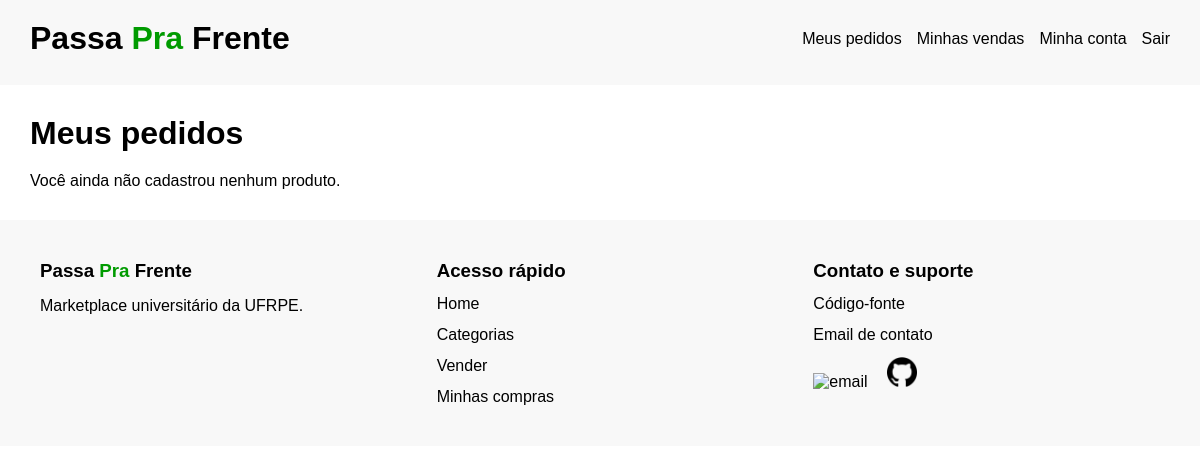
Before: /pedidos/meus/ (signed in) with the older database file.
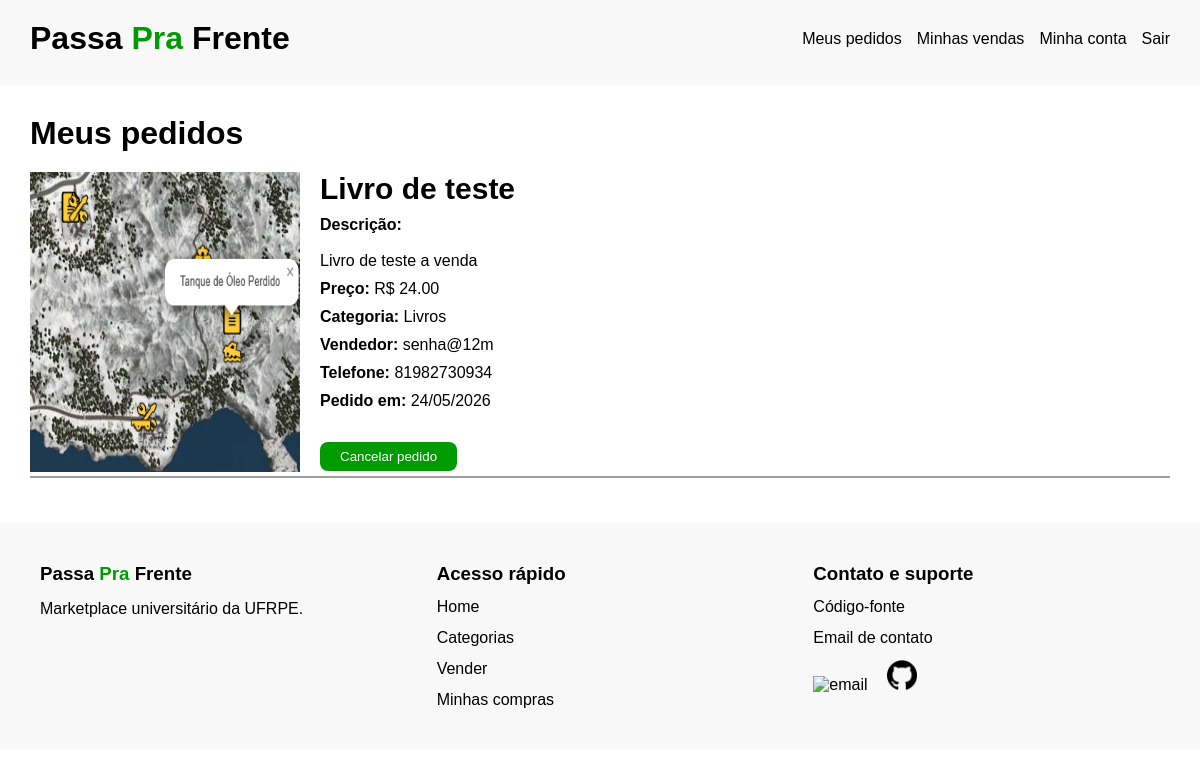
After: the same page with the newer database file.
### pedidos/models.py (models this page shows, shortened)
class Pedido(models.Model):
    produto = models.ForeignKey(Produto, on_delete=models.CASCADE)
    comprador = models.ForeignKey(
        settings.AUTH_USER_MODEL,
        on_delete=models.CASCADE,
        related_name='pedidos'
    )
    criado_em = models.DateTimeField(auto_now_add=True)
    class Meta:
        unique_together = ('produto', 'comprador')

### produtos/models.py (models this page shows, shortened)
class Produto(models.Model):
    nome = models.CharField(max_length=200)
    descricao = models.TextField()
    preco = models.DecimalField(max_digits=10, decimal_places=2)
    categoria = models.CharField(max_length=50, choices=CATEGORIAS)
    imagem = models.ImageField(upload_to='produtos/', blank=True, null=True)
    vendedor = models.ForeignKey(
        settings.AUTH_USER_MODEL,
        on_delete=models.CASCADE,
        related_name='produtos'
    )

### accounts/models.py (models this page shows, shortened)
class Usuario(AbstractUser):
    email = models.EmailField(unique=True)
    nickname = models.CharField(max_length=50, unique=True)
    telefone = models.CharField(max_length=11)
    USERNAME_FIELD = 'email'
    REQUIRED_FIELDS = ['username', 'nickname', 'telefone']

### pedidos/views.py (the view)
# urls.py: path('meus/', views.meus_pedidos, name='meus_pedidos'),
@login_required
def meus_pedidos(request):
    pedidos = Pedido.objects.filter(
        comprador=request.user
    ).select_related('produto', 'produto__vendedor')
    return render(request, 'pedidos/meus_pedidos.html', {'pedidos': pedidos})

### templates/pedidos/meus_pedidos.html (shortened to what this page needs)
{% extends 'base.html' %}
{% load static %}
    {% block extra_css %}
        <link rel="stylesheet" href="{% static 'pedidos/meus_pedidos.css' %}">
    {% endblock %}
{% block content %}
    <main>
        <div class="container">
            <h1>Meus pedidos</h1>
            {% if pedidos %}
                {% for pedido in pedidos %}
                    <div class="main_produto">
                        <div class="main_produto_img">
                            {% if pedido.produto.imagem %}
                                <img src="{{ pedido.produto.imagem.url }}" alt="{{ pedido.nome }} foto">
                            {% else %}
                                <img src="{% static 'accounts/Images/PassaPraFrente_logo.png' %}" alt="Sem imagem">
                            {% endif %}
                        </div>
                        <div class="main_produto_desc">
                            <h2>{{ pedido.produto.nome }}</h2>
                            <p><b>Descrição:</b> </br> </br> {{ pedido.produto.descricao }}</p>
                            <p><b>Preço: </b>R$ {{ pedido.produto.preco }}</p>
                            <p><b>Categoria: </b> {{ pedido.produto.categoria }}</p>
                            <p><b>Vendedor: </b>{{ pedido.produto.vendedor.nickname }}</p>
                            <p><b>Telefone: </b>{{  pedido.produto.vendedor.telefone  }}</p>
                            <p><b>Pedido em: </b>{{ pedido.criado_em|date:"d/m/Y" }}</p>
                            <div class="main_produto_desc_buttons">
                                <form method="POST" action="{% url 'cancelar_pedido' pedido.id %}">
                                    <button type="submit">Cancelar pedido</button>
                                </form>
                            </div>
                        </div>
                    </div>
                {% endfor %}
            {% else %}
                <p>Você ainda não cadastrou nenhum produto.</p>
            {% endif %}
        </div>
    </main>
{% endblock %}

Changed rows visible on the page:
added Pedido: produto.imagem (picture), produto.nome "Livro de teste", produto.descricao "Livro de teste a venda", produto.preco "24.00", produto.categoria "Livros", produto.vendedor.nickname "senha@12m", produto.vendedor.telefone "81982730934", criado_em "24/05/2026"
Other visible differences:
text no longer shown: "Você ainda não cadastrou nenhum produto."
